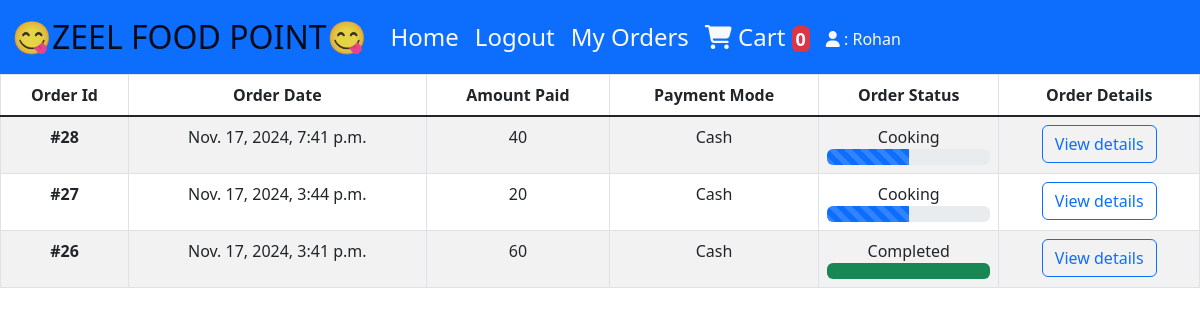
Page /myorders/ (signed in) on the committed database.
### order/models.py (models this page shows, shortened)
class Orders(models.Model):
    username = models.ForeignKey(User, on_delete=models.CASCADE)
    total_amount = models.IntegerField()
    order_datetime = models.DateTimeField(auto_now_add=True)
    payment_mode = models.CharField(max_length=50, choices=PAYMENT_CHOICES)
    status = models.CharField(max_length=50, choices=STATUS_CHOICES, default="Pending")
    transaction_id = models.CharField(max_length=100)
    payment_gateway = models.CharField(max_length=50)
    status = models.CharField(max_length=20, default="Pending")
    cancelled_by = models.CharField(max_length=50, null=True, blank=True)  # New field

### order/views.py (the view)
# urls.py: path('myorders/', views.my_orders, name='my-orders'),
@login_required(login_url='/login/')
def my_orders(request):
    if not request.session.get('is_user_logged_in', False):  # Ensure user-side session
        return HttpResponseRedirect('/login/')
    orders = Orders.objects.filter(username=request.user).order_by("-order_datetime", "id")
    order_items = OrderItems.objects.filter(username=request.user)
    return render(request, 'order/myorders.html', {'orders': orders, 'order_items': order_items})

### order/templates/order/myorders.html (shortened to what this page needs)
{% extends 'base/base.html' %}
{% block maincontent %}
{% if orders %}
<table class="table table-striped text-center table-bordered">
  <thead>
    <tr>
      <th scope="col">Order Id</th>
      <th scope="col">Order Date</th>
      <th scope="col">Amount Paid</th>
      <th scope="col">Payment Mode</th>
      <th scope="col">Order Status</th>
      <th scope="col">Order Details</th>
    </tr>
  </thead>
  <tbody class="table-group-divider">
    {% for order in orders %}
    <tr>
      <th scope="row">#{{order.id}}</th>
      <td>{{order.order_datetime}}</td>
      <td>{{order.total_amount}}</td>
      <td>{{order.payment_mode}}</td>
      <td>
		{% if order.status == "Cancelled" %}
    {% if order.cancelled_by == request.user.username %}
      Cancelled by you
    {% else %}
      Cancelled by admin
    {% endif %}
  {% else %}
  {{ order.status }}
  {% endif %}
        <div class="progress">
          {% if order.status == "Pending" %}
          <div class="progress-bar bg-secondary progress-bar-striped progress-bar-animated" role="progressbar" style="width: 100%" aria-valuenow="100" aria-valuemin="0" aria-valuemax="100"></div>
          {% elif order.status == "Accepted" %}
          <div class="progress-bar bg-info progress-bar-striped" role="progressbar" style="width: 25%" aria-valuenow="25" aria-valuemin="0" aria-valuemax="100"></div>
          {% elif order.status == "Cooking" %}
          <div class="progress-bar bg-primary progress-bar-striped" role="progressbar" style="width: 50%" aria-valuenow="50" aria-valuemin="0" aria-valuemax="100"></div>
          {% elif order.status == "Packed" %}
          <div class="progress-bar bg-warning progress-bar-striped" role="progressbar" style="width: 75%" aria-valuenow="75" aria-valuemin="0" aria-valuemax="100"></div>
          {% elif order.status == "Completed" %}
          <div class="progress-bar bg-success" role="progressbar" style="width: 100%" aria-valuenow="100" aria-valuemin="0" aria-valuemax="100"></div>
          {% endif %}
        </div>
      </td>
      <td>
        <button type="button" class="btn btn-outline-primary" data-bs-toggle="modal" data-bs-target="#orderNumber{{order.id}}">
          View details
        </button>
      </td>
    </tr>
    {% endfor %}
  </tbody>
</table>
{% else %}
<h1 class="alert alert-info text-center mt-5">You Have Not Placed Any Orders Yet</h1>
{% endif %}
{% endblock maincontent %}

### order/templates/base/base.html (shortened to what this page needs)
<!DOCTYPE html>
<html lang="en">
<head>
    <link href="https://cdn.jsdelivr.net/npm/bootstrap@5.2.3/dist/css/bootstrap.min.css" rel="stylesheet">
    <link rel="stylesheet" href="https://cdnjs.cloudflare.com/ajax/libs/font-awesome/6.2.1/css/all.min.css" />
</head>
<body>
    <nav class="navbar sticky-top navbar-expand-lg bg-primary">
        <div class="container-fluid">
          <a class="navbar-brand fs-2" href="/">😋ZEEL FOOD POINT😋</a>
          <div class="collapse navbar-collapse" id="navbarNav">
            <ul class="navbar-nav">
              <li class="nav-item">
                <a class="nav-link text-light fs-4" href="/">Home</a>
              </li>
              {% if request.user.is_authenticated %}
                <li class="nav-item">
                  <a class="nav-link text-light fs-4" href="{% url 'logout' %}">Logout</a>
                </li>
                <li class="nav-item">
                  <a class="nav-link text-light fs-4" href="{% url 'my-orders' %}">My Orders</a>
                </li>
                <li class="nav-item">
                  <a class="nav-link text-light fs-4" href="{% url 'cart' %}"><i class="fa-solid fa-cart-shopping"></i> Cart <span class="badge bg-danger p-1">{{request.user.get_cart_count}}</span></a>
                </li>
                <li class="nav-item">
                  <a class="nav-link text-light mt-2" href="{% url 'index' %}"><i class="fa-solid fa-user"></i> : {{request.user | title}}</a>
                </li>
              {% endif %}
            </ul>
          </div>
        </div>
      </nav>
    {% block maincontent %}{% endblock maincontent %}
</body>
</html>

### rows in the picture
Orders: id "28", order_datetime "Nov. 17, 2024, 7:41 p.m.", total_amount "40", payment_mode "Cash", status "Cooking"
Orders: id "27", order_datetime "Nov. 17, 2024, 3:44 p.m.", total_amount "20", payment_mode "Cash", status "Cooking"
Orders: id "26", order_datetime "Nov. 17, 2024, 3:41 p.m.", total_amount "60", payment_mode "Cash", status "Completed"

### other values in the picture
{{ request.user.get_cart_count }} "0"
{{ request.user | title }} "Rohan"
